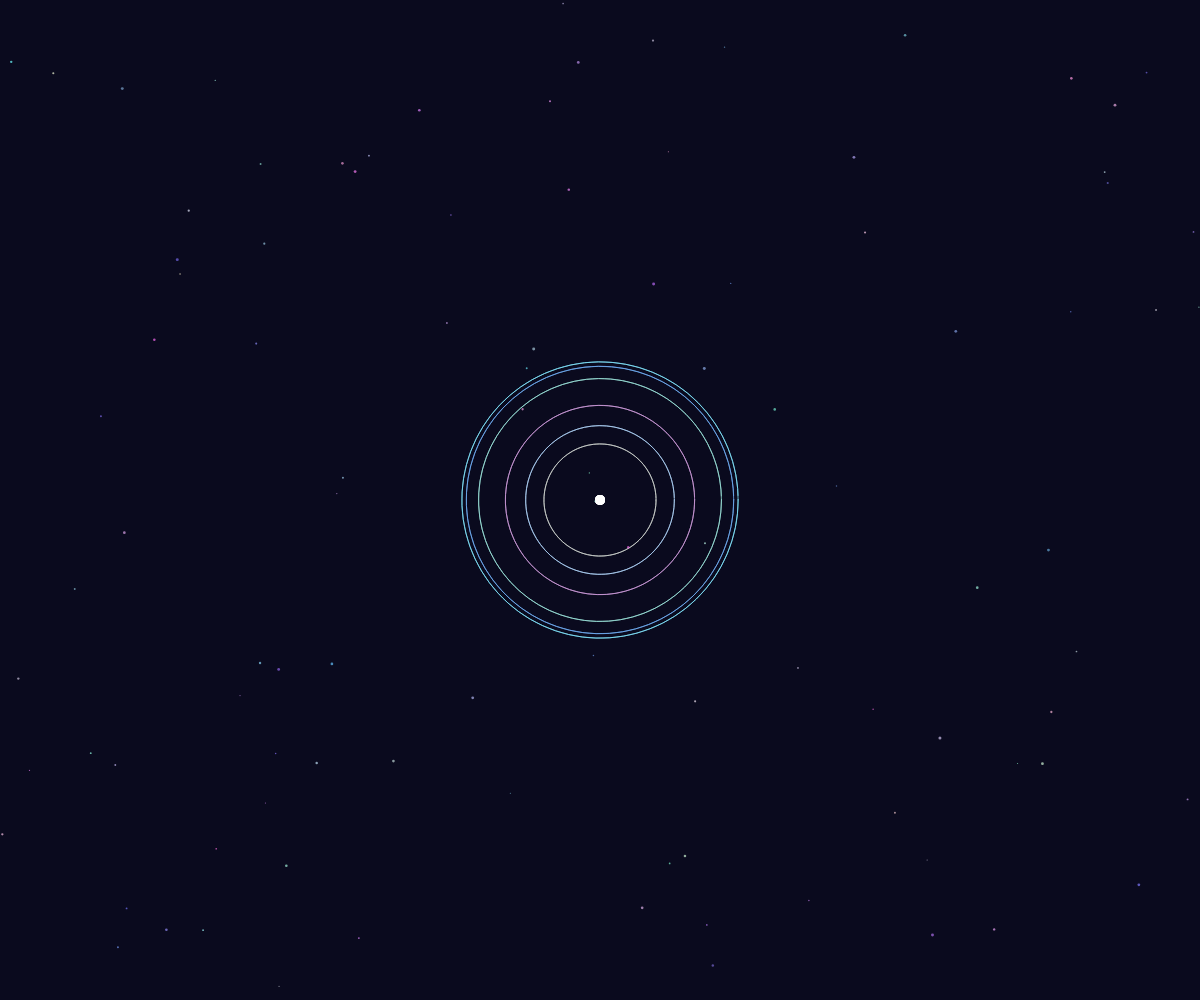
Frame 1 (no input)
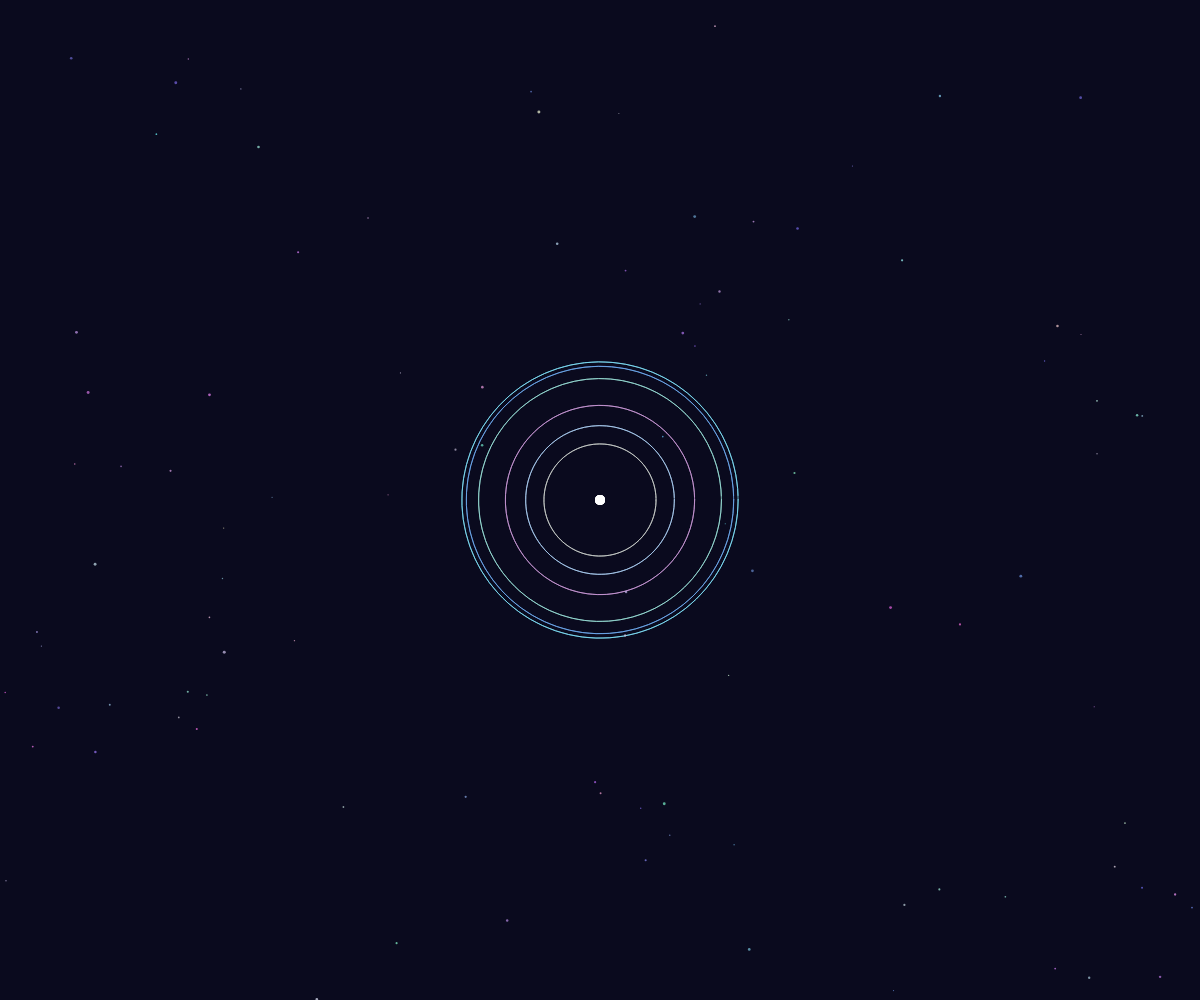
Frame 60 (no input)
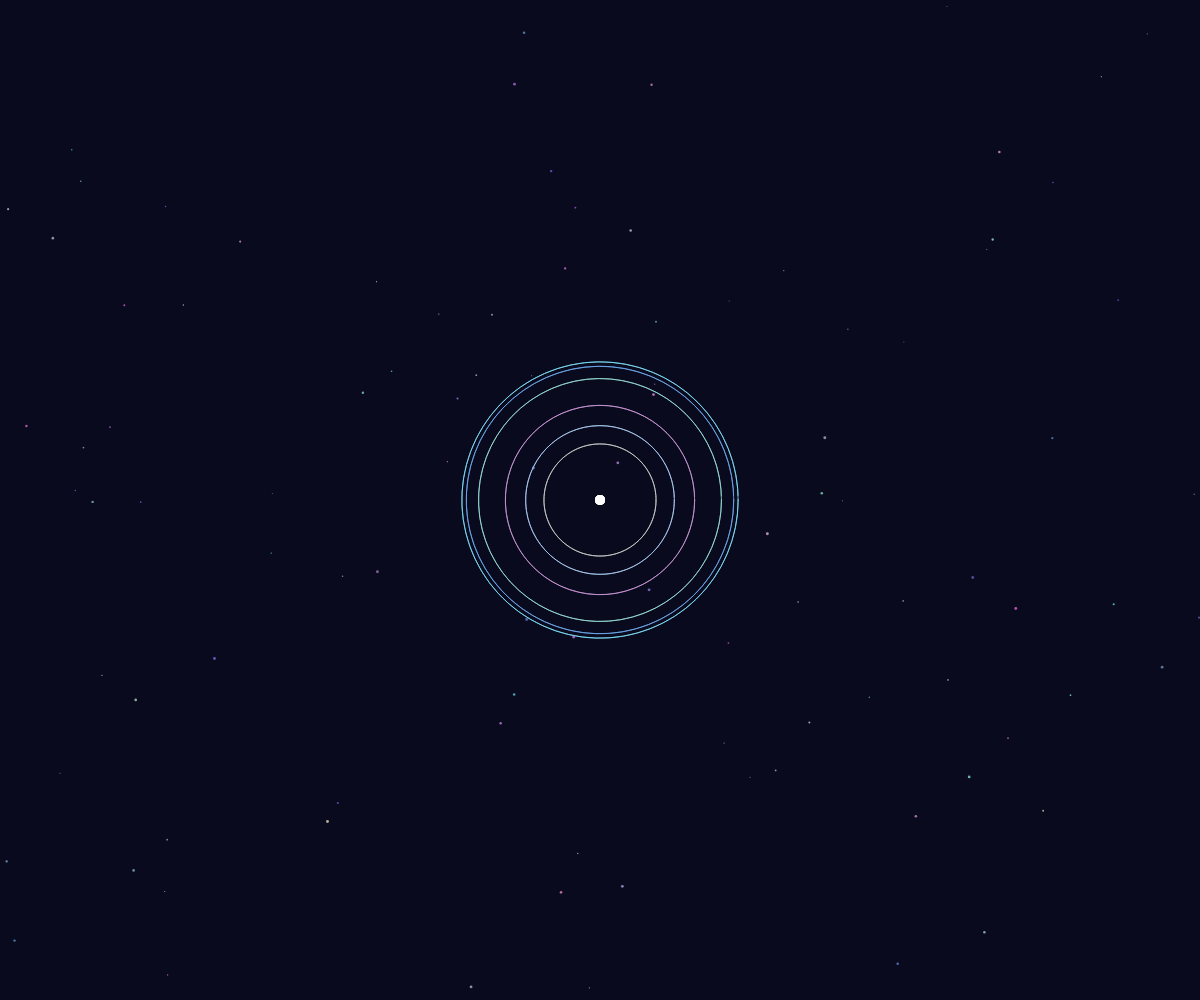
Frame 120 (the mouse pressed at the canvas centre since frame 60)

The p5.js sketch that drew these frames (run headless with seeded random() and noise() and a simulated clock; from frame 60 on, the mouse is pressed at the canvas centre):

// p5.js sketch
// ── sketch.js
let time = 0;
let orbits = [];
let colors = [];

function setup() {
  createCanvas(windowWidth, windowHeight);
  angleMode(RADIANS);

  // Initialize orbits with different parameters
  for (let i = 0; i < 6; i++) {
    orbits.push({
      radius: random(50, 150),
      speed: random(0.01, 0.03),
      phase: random(TWO_PI),
      color: color(random(100, 255), random(100, 255), random(200, 255), 200)
    });
  }

  // Precompute some colors for vibrant space effect
  for (let i = 0; i < 100; i++) {
    colors.push(color(random(100, 255), random(100, 255), random(200, 255), 180));
  }
}

function draw() {
  background(10, 10, 30);

  // Center of the canvas
  const centerX = width / 2;
  const centerY = height / 2;

  // Draw spirograph patterns
  for (let i = 0; i < orbits.length; i++) {
    const orbit = orbits[i];
    time += orbit.speed;

    // Calculate positions of two celestial bodies
    const x1 = centerX + cos(time * 2 + orbit.phase) * orbit.radius;
    const y1 = centerY + sin(time * 2 + orbit.phase) * orbit.radius;
    const x2 = centerX + cos(time * 2 + orbit.phase + PI) * orbit.radius;
    const y2 = centerY + sin(time * 2 + orbit.phase + PI) * orbit.radius;

    // Draw arcs between the two points
    stroke(orbit.color);
    noFill();
    beginShape();
    for (let a = 0; a < TWO_PI; a += 0.05) {
      const x = centerX + cos(a) * orbit.radius;
      const y = centerY + sin(a) * orbit.radius;
      vertex(x, y);
    }
    endShape();

    // Draw connecting lines between orbits
    stroke(orbit.color);
    noFill();
    beginShape();
    for (let a = 0; a < TWO_PI; a += 0.1) {
      const x = centerX + cos(a) * orbit.radius;
      const y = centerY + sin(a) * orbit.radius;
      vertex(x, y);
    }
    endShape(CLOSE);

    // Draw central point
    fill(255);
    noStroke();
    ellipse(centerX, centerY, 10);
  }

  // Add some random particles for cosmic feel
  strokeWeight(1);
  for (let i = 0; i < 100; i++) {
    const x = random(width);
    const y = random(height);
    const c = colors[i % colors.length];
    fill(c);
    noStroke();
    ellipse(x, y, random(1, 3));
  }

  // Update time for next frame
  time += 0.005;
}

function windowResized() {
  resizeCanvas(windowWidth, windowHeight);
}
